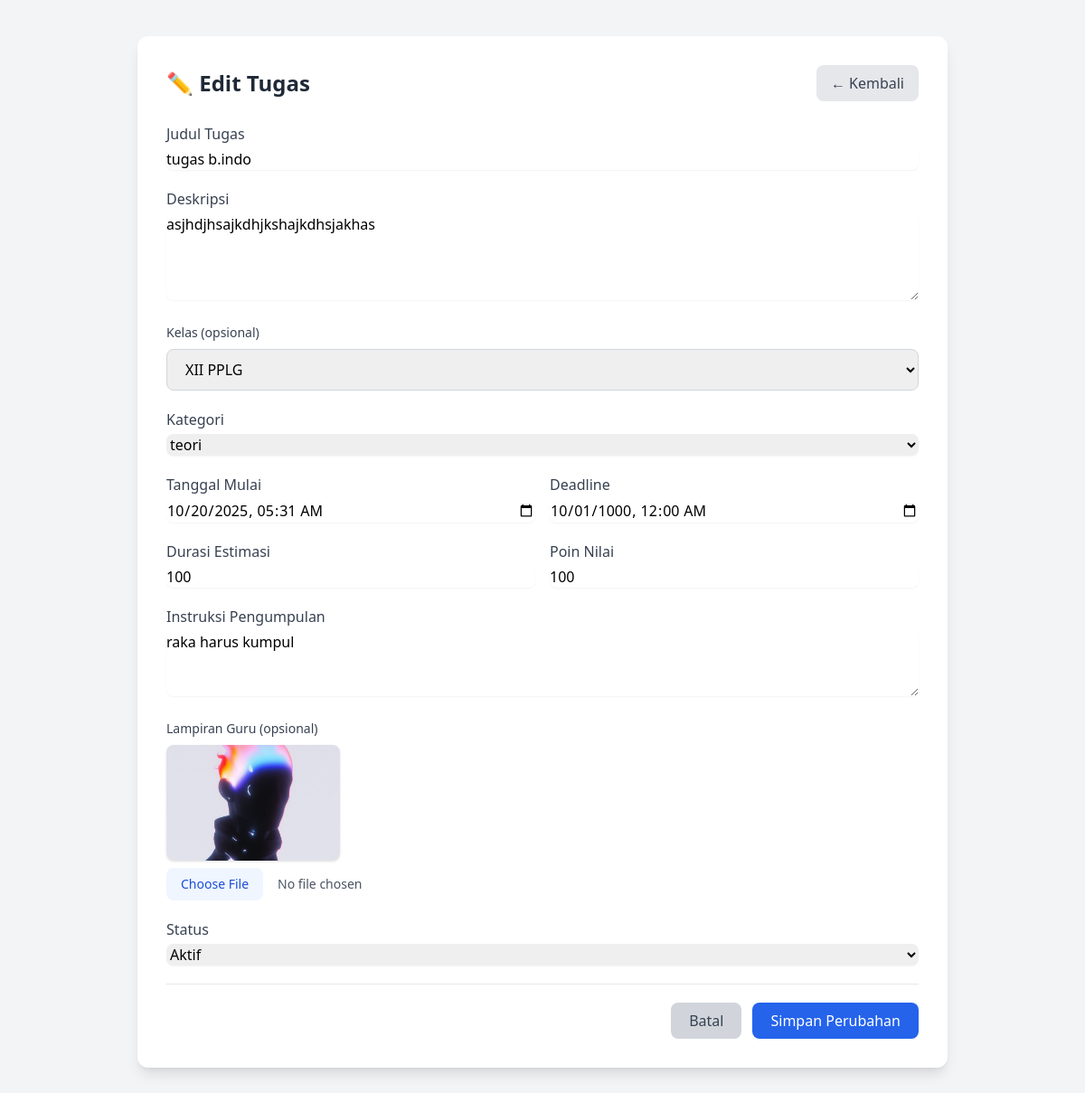
Page /?route=guru/tugas/edit&id=27 (signed in) on the committed database.
### tables this page shows
CREATE TABLE `tugas` (
  `id_tugas` int NOT NULL,
  `judul_tugas` varchar(200) NOT NULL,
  `deskripsi` text,
  `id_guru` int NOT NULL,
  `id_kategori` int NOT NULL,
  `tanggal_mulai` datetime DEFAULT CURRENT_TIMESTAMP,
  `tanggal_deadline` datetime NOT NULL,
  `durasi_estimasi` int DEFAULT NULL,
  `poin_nilai` int DEFAULT '100',
  `instruksi_pengumpulan` text,
  `lampiran_guru` varchar(255) DEFAULT NULL,
  `status_tugas` enum('aktif','ditutup','dibatalkan') DEFAULT 'aktif',
  `tanggal_dibuat` datetime DEFAULT CURRENT_TIMESTAMP,
  `tanggal_diperbarui` datetime DEFAULT CURRENT_TIMESTAMP ON UPDATE CURRENT_TIMESTAMP,
  `kelas` varchar(20) DEFAULT NULL
);

CREATE TABLE `kategori_tugas` (
  `id_kategori` int NOT NULL,
  `nama_kategori` enum('praktikum','teori','proyek') NOT NULL,
  `deskripsi` text,
  `warna` varchar(7) DEFAULT '#6c757d'
);

### app/Controllers/TugasController.php (called while the page is built, shortened)
<?php
require_once __DIR__ . '/../Models/Tugas.php';
require_once __DIR__ . '/../Models/KategoriTugas.php';
class TugasController {
    private $tugasModel;
    private $kategoriModel;
    private $basePath;
    public function __construct($pdo) {
        $this->tugasModel = new Tugas($pdo);
        $this->kategoriModel = new KategoriTugas($pdo);
        $this->basePath = dirname(__DIR__, 2);
    }
    public function editForm($id) {
        $tugas = $this->tugasModel->findById($id);
        $kategori = $this->kategoriModel->all();
        $view = include $this->basePath . '/resources/views/guru/edit_tugas.php';
    }
}

### index.php (called while the page is built)
<?php
require_once __DIR__ . '/routes/web.php';
?>

### app/Models/Tugas.php (called while the page is built, shortened)
<?php
class Tugas {
    private $pdo;
    private $table = "tugas";
    public function __construct($pdo) {
        $this->pdo = $pdo;
    }
    public function findById($id_tugas) {
        $sql = "SELECT t.*,
                       u.nama_lengkap AS nama_guru,
                       k.nama_kategori
                FROM {$this->table} t
                JOIN users u ON t.id_guru = u.id_user
                JOIN kategori_tugas k ON t.id_kategori = k.id_kategori
                WHERE t.id_tugas = ?";
        $stmt = $this->pdo->prepare($sql);
        $stmt->execute([$id_tugas]);
        return $stmt->fetch(PDO::FETCH_ASSOC);
    }
}

### app/Models/KategoriTugas.php (called while the page is built, shortened)
<?php
class KategoriTugas {
    private $pdo;
    private $table = "kategori_tugas";
    public function __construct($pdo) {
        $this->pdo = $pdo;
    }
    public function all() {
        $stmt = $this->pdo->query("SELECT * FROM {$this->table} ORDER BY nama_kategori");
        return $stmt->fetchAll(PDO::FETCH_ASSOC);
    }
}

### resources/views/guru/edit_tugas.php (the view, shortened to what this page needs)
<!DOCTYPE html>
<html lang="id">
<head>
    <script src="https://cdn.tailwindcss.com"></script>
</head>
<body class="bg-gray-100 min-h-screen font-sans">
<div class="max-w-4xl mx-auto my-10 bg-white shadow-lg rounded-xl p-8">
    <div class="flex justify-between items-center mb-6">
        <h1 class="text-2xl font-bold text-gray-800">✏️ Edit Tugas</h1>
        <a href="?route=guru/dashboard"
           class="px-4 py-2 bg-gray-200 text-gray-700 rounded-lg hover:bg-gray-300 transition">
            ← Kembali
        </a>
    </div>
    <form action="?route=guru/tugas/update&id=<?= $tugas['id_tugas'] ?>"
          method="POST" enctype="multipart/form-data" class="space-y-5">
        <div>
            <label class="block text-gray-700 font-medium mb-1">Judul Tugas</label>
            <input type="text" name="judul_tugas" required
                   value="<?= htmlspecialchars($tugas['judul_tugas']) ?>"
                   class="w-full border-gray-300 rounded-lg shadow-sm focus:ring-blue-500 focus:border-blue-500">
        </div>
        <div>
            <label class="block text-gray-700 font-medium mb-1">Deskripsi</label>
            <textarea name="deskripsi" rows="4"
                      class="w-full border-gray-300 rounded-lg shadow-sm focus:ring-blue-500 focus:border-blue-500"><?= htmlspecialchars($tugas['deskripsi']) ?></textarea>
        </div>
<div>
    <label class="block text-sm font-medium text-gray-700 mb-2">Kelas (opsional)</label>
    <select
        name="kelas"
        id="kelas"
        class="w-full border border-gray-300 rounded-lg px-4 py-2.5 focus:ring-2 focus:ring-blue-500 focus:border-blue-500"
    >
        <?php
        $tingkatan = ['X', 'XI', 'XII'];
        $jurusan = ['PPLG', 'DKV', 'MPLB', 'TJKT'];
        foreach ($tingkatan as $t) {
            foreach ($jurusan as $j) {
                $kelasValue = "$t $j";
                $selected = ($tugas['kelas'] === $kelasValue) ? 'selected' : '';
                echo "<option value='" . htmlspecialchars($kelasValue) . "' $selected>" . htmlspecialchars($kelasValue) . "</option>";
            }
        }
        ?>
    </select>
</div>
        <div>
            <label class="block text-gray-700 font-medium mb-1">Kategori</label>
            <select name="id_kategori" required
                    class="w-full border-gray-300 rounded-lg shadow-sm focus:ring-blue-500 focus:border-blue-500">
                <?php foreach ($kategori as $k): ?>
                    <option value="<?= $k['id_kategori'] ?>"
                        <?= $k['id_kategori'] == $tugas['id_kategori'] ? 'selected' : '' ?>>
                        <?= htmlspecialchars($k['nama_kategori']) ?>
                    </option>
                <?php endforeach; ?>
            </select>
        </div>
        <div class="grid md:grid-cols-2 gap-4">
            <div>
                <label class="block text-gray-700 font-medium mb-1">Tanggal Mulai</label>
                <input type="datetime-local" name="tanggal_mulai"
                       value="<?= date('Y-m-d\TH:i', strtotime($tugas['tanggal_mulai'])) ?>"
                       class="w-full border-gray-300 rounded-lg shadow-sm">
            </div>
            <div>
                <label class="block text-gray-700 font-medium mb-1">Deadline</label>
                <input type="datetime-local" name="tanggal_deadline"
                       value="<?= date('Y-m-d\TH:i', strtotime($tugas['tanggal_deadline'])) ?>"
                       class="w-full border-gray-300 rounded-lg shadow-sm">
            </div>
        </div>
        <div class="grid md:grid-cols-2 gap-4">
            <div>
                <label class="block text-gray-700 font-medium mb-1">Durasi Estimasi</label>
                <input type="text" name="durasi_estimasi"
                       value="<?= htmlspecialchars($tugas['durasi_estimasi'] ?? '') ?>"
                       class="w-full border-gray-300 rounded-lg shadow-sm">
            </div>
            <div>
                <label class="block text-gray-700 font-medium mb-1">Poin Nilai</label>
                <input type="number" name="poin_nilai"
                       value="<?= htmlspecialchars($tugas['poin_nilai']) ?>"
                       class="w-full border-gray-300 rounded-lg shadow-sm">
            </div>
        </div>
        <div>
            <label class="block text-gray-700 font-medium mb-1">Instruksi Pengumpulan</label>
            <textarea name="instruksi_pengumpulan" rows="3"
                      class="w-full border-gray-300 rounded-lg shadow-sm focus:ring-blue-500 focus:border-blue-500"><?= htmlspecialchars($tugas['instruksi_pengumpulan'] ?? '') ?></textarea>
        </div>
 <?php
$lampiran = $tugas['lampiran_guru'] ?? null;
$imageExtensions = ['jpg','jpeg','png','gif'];
$ext = $lampiran ? strtolower(pathinfo($lampiran, PATHINFO_EXTENSION)) : '';
$fileUrl = $lampiran ? '/../../public/uploads/tugas/' . urlencode($lampiran) : null;
?>
<div>
    <label class="block text-sm font-medium text-gray-700 mb-2">Lampiran Guru (opsional)</label>
    <?php if ($lampiran): ?>
        <?php if (in_array($ext, $imageExtensions)): ?>
            <div class="mb-2">
                <img src="<?= $fileUrl ?>" alt="<?= htmlspecialchars($lampiran) ?>" class="w-48 h-32 object-cover rounded-lg shadow">
            </div>
        <?php else: ?>
            <div class="mb-2 p-2 border border-gray-300 rounded-lg">
                <a href="<?= $fileUrl ?>" target="_blank"><?= htmlspecialchars($lampiran) ?></a>
            </div>
        <?php endif; ?>
    <?php endif; ?>
    <input type="file" name="lampiran_guru"
           accept=".pdf,.doc,.docx,.zip,.jpg,.jpeg,.png,.gif"
           class="w-full text-sm text-gray-600 file:mr-4 file:py-2 file:px-4 file:rounded-lg file:border-0 file:text-sm file:font-medium file:bg-blue-50 file:text-blue-700 hover:file:bg-blue-100">
</div>
        <div>
            <label class="block text-gray-700 font-medium mb-1">Status</label>
            <select name="status_tugas"
                    class="w-full border-gray-300 rounded-lg shadow-sm focus:ring-blue-500 focus:border-blue-500">
                <option value="aktif" <?= $tugas['status_tugas'] === 'aktif' ? 'selected' : '' ?>>Aktif</option>
            </select>
        </div>
        <div class="flex justify-end gap-3 pt-5 border-t">
            <a href="?route=guru/dashboard"
               class="px-5 py-2 bg-gray-300 text-gray-700 rounded-lg hover:bg-gray-400 transition">Batal</a>
            <button type="submit"
                    class="px-5 py-2 bg-blue-600 text-white rounded-lg hover:bg-blue-700 transition">
                Simpan Perubahan
            </button>
        </div>
    </form>
</div>
</body>
</html>

### rows in the picture
tugas: judul_tugas "tugas b.indo", deskripsi "asjhdjhsajkdhjkshajkdhsjakhas", id_kategori "teori", tanggal_mulai "10/20/2025 05:31", tanggal_deadline "10/01/1000 00:00", durasi_estimasi "100", poin_nilai "100", instruksi_pengumpulan "raka harus kumpul", lampiran_guru (picture), status_tugas "Aktif"

### other values in the picture
form field kelas "XII PPLG"
